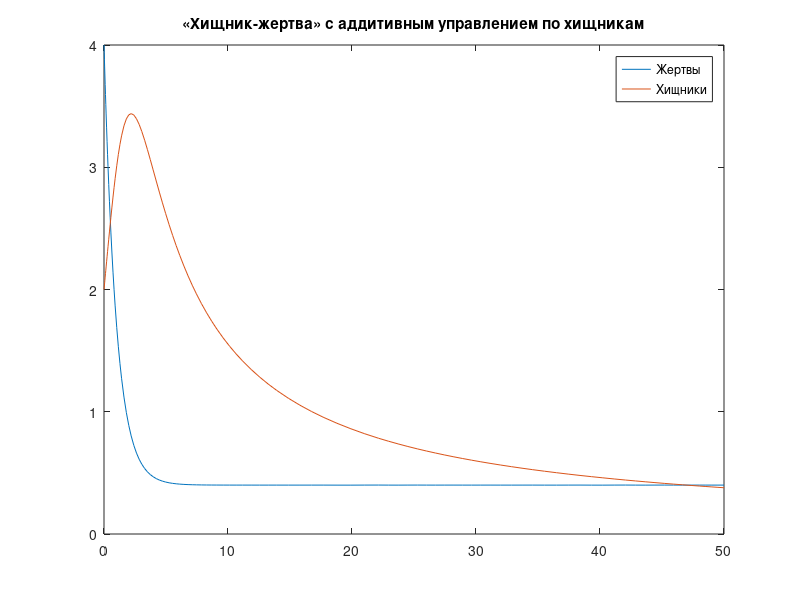

MATLAB code for this plot:
function pr3
t=[0 50];
clc;
[t,X]=ode45(@Func,t,[4; 2]);
plot(t,X(:,1), t,X(:,2));
title('«Хищник-жертва» с аддитивным управлением по хищникам');
legend('Жертвы','Хищники');
end 
 
function out=Func(~,x)
a = 0.8;
aa = 0.8;
e = 0.8;
y = 0.3;
b = 0.055;
xx = 0.4;
T = 1;
 
u = - (x(1) - xx)/T - (a.*x(1)- (x(1).*x(2))./(1 + aa.*x(1)) - e.*x(1).*x(1));
 
f1 = (a.*x(1)- (x(1).*x(2))./(1 + aa.*x(1)) - e.*x(1).*x(1)+ u);
f2 = (-y.*x(2) + (x(1).*x(2))./(1 + aa.*x(1)) - b.*x(2).*x(2));
 
out = [f1;f2];
end
